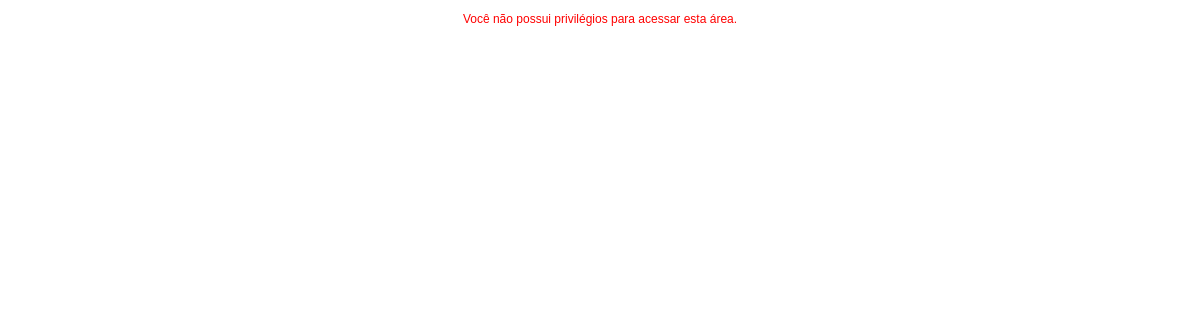
The app's page /admin/usuarios.php (signed in), older data.
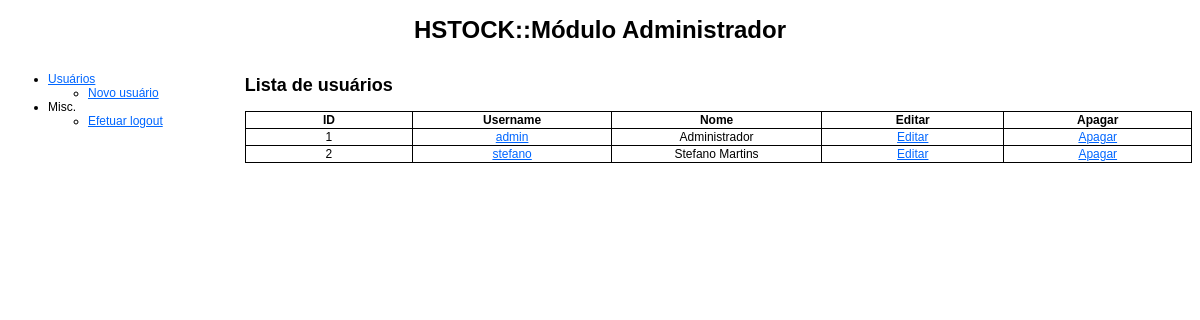
The same page, newer data.
### tables this page shows
CREATE TABLE IF NOT EXISTS `usuarios` (
  `id` int(11) NOT NULL AUTO_INCREMENT,
  `username` varchar(255) NOT NULL,
  `password` varchar(255) NOT NULL,
  `nome` varchar(255) NOT NULL,
  PRIMARY KEY (`id`),
  UNIQUE KEY `username` (`username`)
);

### admin/classes/functions.php (called while the page is built, shortened)
<?php
	function isAuthenticated()
	{
		if(empty($_SESSION['id']) or empty($_SESSION['username']) or empty($_SESSION['password']) or empty($_SESSION['nome']))
			return false;
		else
			return true;
	}
	function hasPermission($id, $modulo)
	{
		$c = new conexao;
		$c->set_charset('utf8');
		$q = "SELECT a.id FROM usuarios AS a INNER JOIN permissoes AS b ON a.id = b.usuario_id INNER JOIN modulos AS c ON b.modulo_id = c.id WHERE a.id = '$id' AND c.nome = '$modulo';";
		$r = $c->query($q);
		if($r->num_rows > 0)
			return true;
		else
			return false;
	}
?>

### admin/usuarios.php (the view, shortened to what this page needs)
<!DOCTYPE html PUBLIC "-//W3C//DTD XHTML 1.0 Transitional//EN" "http://www.w3.org/TR/xhtml1/DTD/xhtml1-transitional.dtd">
<html xmlns="http://www.w3.org/1999/xhtml">
    <head>
        <link href="estilos_hton.css" rel="stylesheet" type="text/css" />
    </head>
    <body>
    <?php
	require_once('classes/functions.php');
	if(isAuthenticated() == false)
	{
		echo "<p class='error_message'>Por favor, efetue o login.</p>";
		exit;
	}
	elseif(hasPermission($_SESSION['id'], 'Admin') == false)
	{
		echo "<p class='error_message'>Você não possui privilégios para acessar esta área.</p>";
		exit;
	}
	?>
   	<div id="header">
    	<h1>HSTOCK::Módulo Administrador</h1>
    </div>
    <div id="menu">
        <?php require_once('menu.php'); ?>
	</div>
    <div id="content">
    	<?php
			@$action = $_GET['action'];
			switch($action)
			{
					?>
					<?php
				default:
					?>
					<h2>Lista de usuários</h2>
                    <table class="content_table">
                    	<tr>
                        	<th>ID</th>
                            <th>Username</th>
                            <th>Nome</th>
                            <th>Editar</th>
                            <th>Apagar</th>
                        </tr>
                        <?php
						$c = new conexao;
						$c->set_charset('utf8');
						$q = "SELECT * FROM usuarios;";
						$r = $c->query($q);
						while($usuario = $r->fetch_object()): ?>
                        	<tr>
                            	<td><?php echo $usuario->id; ?></td>
                                <td><a href='usuarios.php?action=view&id=<?php echo $usuario->id; ?>'><?php echo $usuario->username; ?></a></td>
                                <td><?php echo $usuario->nome; ?></td>
                                <td><a href='usuarios.php?action=edit&id=<?php echo $usuario->id; ?>'>Editar</a></td>
                                <td><a href='usuarios.php?action=delete&id=<?php echo $usuario->id; ?>'>Apagar</a></td>
                            </tr>
                        <?php endwhile; ?>
                    </table>
					<?php
				break;
			}
		?>
    </div>
    </body>
</html>

### admin/menu.php
<ul>
  <li><a href="usuarios.php">Usuários</a>
    <ul>
      <li><a href="usuarios.php?action=add">Novo usuário</a></li>
    </ul>
  </li>
  <li>Misc.
    <ul>
      <li><a href="logout.php">Efetuar logout </a></li>
    </ul>
  </li>
  </ul>

Row changes from the older to the newer data that the page shows:
now on this page (row unchanged): usuarios: id "1", username "admin", nome "Administrador"
added usuarios: id "2", username "stefano", nome "Stefano Martins"
Text that changed along with them:
text no longer shown: "Você não possui privilégios para acessar esta área."
text now shown: "HSTOCK::Módulo Administrador Usuários Novo usuário Misc. Efetuar logout Lista de usuários ID Username Nome Editar Apagar"
